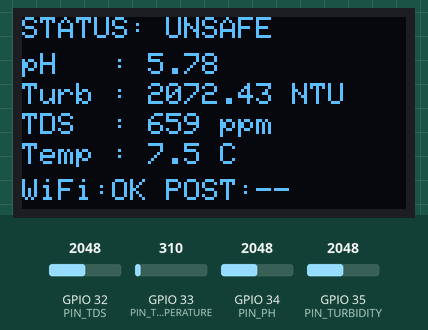
Simulated run of this program. Board: ESP32. Parts: 128×64 one-colour display. Inputs (shaded band) come from the test bench; at power-on: GPIO 33 (PIN_TEMPERATURE) = 310, GPIO 32 (PIN_TDS) = 2048, GPIO 34 (PIN_PH) = 2048, GPIO 35 (PIN_TURBIDITY) = 2048. WiFi joins after 1.5 s; servers stay silent unless stated; uploads are accepted with an empty reply; the local clock reads 2024-03-15 10:24:30 at power-on unless the program sets it; what the program prints to the serial monitor is not drawn.

Above: at 2.7 s.
2.8 s: GPIO 33 (PIN_TEMPERATURE) set to 328
At 4.2 s:
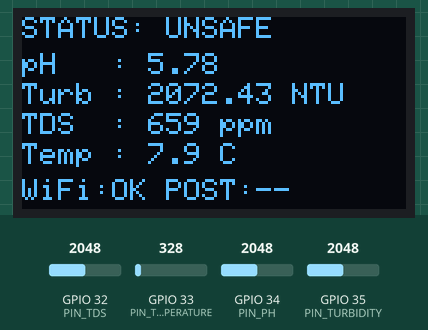
4.6 s: GPIO 32 (PIN_TDS) set to 2866
At 5.9 s:
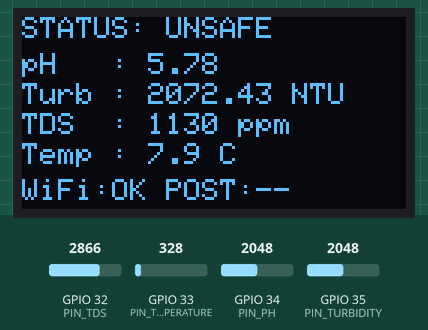
6.2 s: GPIO 34 (PIN_PH) set to 2866
At 7.5 s:
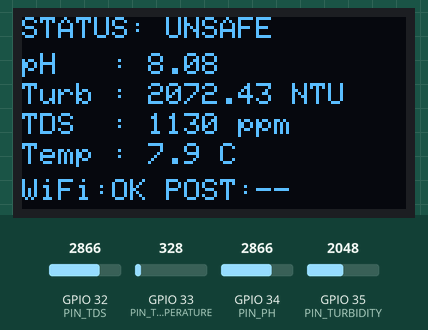
7.8 s: GPIO 35 (PIN_TURBIDITY) set to 2866
At 9.1 s:
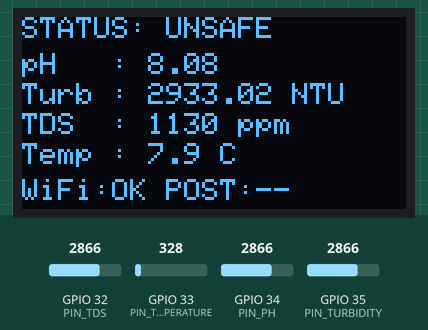
10.8 s: GPIO 33 (PIN_TEMPERATURE) set to 372
At 12.4 s:
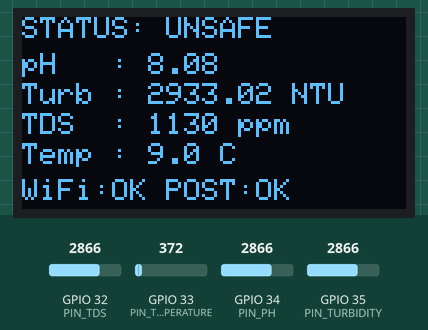
12.7 s: GPIO 32 (PIN_TDS) set to 3972
At 14.0 s:
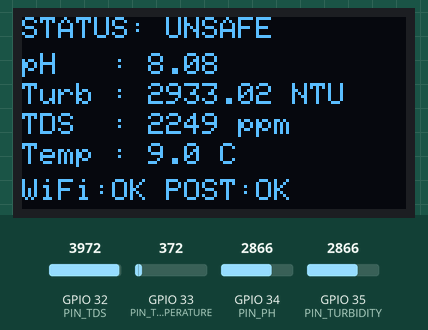
Timing chart, 0 to 15.3 s (numbered marks = the images above; inputs shaded):
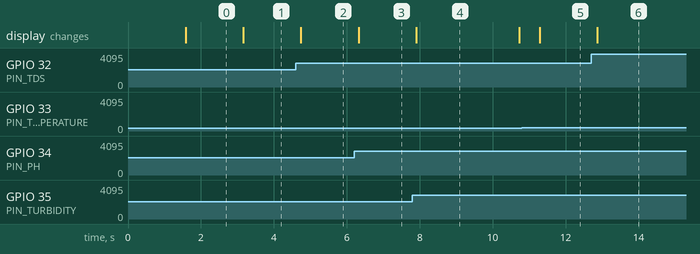

The program:

main.cpp
```cpp
#include <Arduino.h>
#include <WiFi.h>
#include <WiFiClientSecure.h>
#include <HTTPClient.h>
#include <ArduinoJson.h>
#include <time.h>

#include "device_config.h"
#include "sensors.h"
#include "display.h"
#include "buffer.h"

// ── Globals ───────────────────────────────────────────────────────────────────
static bool wifiOk  = false;
static bool postOk  = false;
static unsigned long lastPostMs = 0;

// ── Helpers ───────────────────────────────────────────────────────────────────

static void getISO8601(char* out, size_t len) {
  time_t now;
  time(&now);
  struct tm* t = gmtime(&now);
  strftime(out, len, "%Y-%m-%dT%H:%M:%SZ", t);
}

static bool postReading(const SensorReading& r, const char* ts) {
  if (!ENABLE_WIFI_INGEST) return false;
  if (WiFi.status() != WL_CONNECTED) return false;

  WiFiClientSecure client;
  client.setInsecure();
  HTTPClient http;
  char url[256];
  snprintf(url, sizeof(url), "%s", INGEST_FUNCTION_URL);
  http.begin(client, url);
  http.addHeader("Content-Type", "application/json");

  // Build JSON payload matching the backend contract exactly
  StaticJsonDocument<256> doc;
  doc["deviceId"]  = DEVICE_ID;
  doc["apiKey"]     = DEVICE_API_KEY;
  doc["stage"]     = STAGE;
  doc["timestamp"] = ts;
  JsonObject sv    = doc.createNestedObject("sensorValues");
  sv["pH"]          = serialized(String(r.pH, 2));
  sv["turbidity"]   = serialized(String(r.turbidity, 2));
  sv["TDS"]         = serialized(String(r.TDS, 1));
  sv["temperature"] = serialized(String(r.temperature, 1));

  String body;
  serializeJson(doc, body);

  int code = http.POST(body);
  http.end();
  return (code == 200 || code == 201);
}

static void connectWiFi() {
  Serial.printf("[WiFi] Connecting to %s", WIFI_SSID);
  if (!ENABLE_WIFI_INGEST) {
    Serial.println("\n[WiFi] Disabled — using USB bridge");
    return;
  }
  WiFi.begin(WIFI_SSID, WIFI_PASSWORD);
  uint8_t tries = 0;
  while (WiFi.status() != WL_CONNECTED && tries < 20) {
    delay(500); Serial.print('.'); tries++;
  }
  wifiOk = (WiFi.status() == WL_CONNECTED);
  if (wifiOk) {
    Serial.printf("\n[WiFi] Connected: %s\n", WiFi.localIP().toString().c_str());
    configTime(0, 0, "pool.ntp.org");   // sync NTP for accurate timestamps
  } else {
    Serial.println("\n[WiFi] Failed — running offline");
  }
}

// ── Setup / Loop ──────────────────────────────────────────────────────────────

void setup() {
  Serial.begin(115200);
  displayInit();
  connectWiFi();
}

void loop() {
  // Reconnect if dropped
  if (ENABLE_WIFI_INGEST && WiFi.status() != WL_CONNECTED) {
    wifiOk = false;
    connectWiFi();
  }

  unsigned long now = millis();
  if (now - lastPostMs < (unsigned long)(POST_INTERVAL_S * 1000)) {
    displayUpdate(readSensors(), wifiOk, postOk);
    delay(500);
    return;
  }
  lastPostMs = now;

  SensorReading r = readSensors();
  char ts[25];
  getISO8601(ts, sizeof(ts));

  // Print to Serial (USB bridge can pick this up)
  Serial.printf("[READ] pH=%.2f turb=%.2f TDS=%.1f temp=%.1f cond=%.1f ts=%s\n",
    r.pH, r.turbidity, r.TDS, r.temperature, ts);

  // Try to flush buffer first (oldest readings go first)
  while (!bufferEmpty() && wifiOk) {
    BufferedReading* br = bufferPeek();
    if (postReading(br->values, br->timestamp)) {
      Serial.printf("[FLUSH] Sent buffered reading ts=%s\n", br->timestamp);
      bufferPop();
    } else {
      break;  // still offline, stop trying
    }
  }

  // Post current reading
  postOk = !ENABLE_WIFI_INGEST || postReading(r, ts);
  if (ENABLE_WIFI_INGEST && !postOk) {
    Serial.printf("[BUFFER] Offline — buffering reading (buf=%d)\n", bufferSize() + 1);
    bufferPush(r, ts);
  }

  displayUpdate(r, wifiOk, postOk);
}
```

buffer.h
```cpp
#pragma once
#include <Arduino.h>
#include "sensors.h"
#include "device_config.h"

struct BufferedReading {
  SensorReading values;
  char timestamp[25];   // ISO-8601, e.g. "2024-01-15T10:30:00Z"
  bool used;
};

static BufferedReading _buf[BUFFER_CAPACITY];
static uint8_t _head = 0;
static uint8_t _count = 0;

inline void bufferPush(const SensorReading& r, const char* ts) {
  _buf[_head] = { r, {}, true };
  strncpy(_buf[_head].timestamp, ts, sizeof(_buf[_head].timestamp) - 1);
  _head = (_head + 1) % BUFFER_CAPACITY;
  if (_count < BUFFER_CAPACITY) _count++;
}

inline bool bufferEmpty() { return _count == 0; }

// Iterate buffered readings oldest-first; call flush() after each successful POST
inline BufferedReading* bufferPeek() {
  if (_count == 0) return nullptr;
  uint8_t tail = (_head - _count + BUFFER_CAPACITY) % BUFFER_CAPACITY;
  return &_buf[tail];
}

inline void bufferPop() {
  if (_count > 0) _count--;
}

inline uint8_t bufferSize() { return _count; }
```

display.h
```cpp
#pragma once
#include <Wire.h>
#include <Adafruit_GFX.h>
#include <Adafruit_SSD1306.h>
#include "sensors.h"

static const uint8_t OLED_WIDTH  = 128;
static const uint8_t OLED_HEIGHT = 64;
static const uint8_t OLED_ADDR   = 0x3C;

static Adafruit_SSD1306 _display(OLED_WIDTH, OLED_HEIGHT, &Wire, -1);
static bool _displayOk = false;

// Safe-range thresholds (local, no cloud needed)
static const float T_PH_MIN   = 6.5f, T_PH_MAX   = 8.5f;
static const float T_TURB_MAX = 4.0f;
static const float T_TDS_MAX  = 500.0f;

inline bool isSafe(const SensorReading& r) {
  return r.pH >= T_PH_MIN && r.pH <= T_PH_MAX
      && r.turbidity <= T_TURB_MAX
      && r.TDS <= T_TDS_MAX;
}

inline void displayInit() {
  _displayOk = _display.begin(SSD1306_SWITCHCAPVCC, OLED_ADDR);
  if (_displayOk) { _display.clearDisplay(); _display.display(); }
}

inline void displayUpdate(const SensorReading& r, bool wifiOk, bool postOk) {
  if (!_displayOk) return;
  _display.clearDisplay();
  _display.setTextSize(1);
  _display.setTextColor(SSD1306_WHITE);

  // Status banner
  _display.setCursor(0, 0);
  _display.print(isSafe(r) ? "STATUS: SAFE    " : "STATUS: UNSAFE  ");

  // Readings
  char buf[22];
  snprintf(buf, sizeof(buf), "pH   : %.2f", r.pH);         _display.setCursor(0, 12); _display.print(buf);
  snprintf(buf, sizeof(buf), "Turb : %.2f NTU", r.turbidity); _display.setCursor(0, 22); _display.print(buf);
  snprintf(buf, sizeof(buf), "TDS  : %.0f ppm", r.TDS);    _display.setCursor(0, 32); _display.print(buf);
  snprintf(buf, sizeof(buf), "Temp : %.1f C", r.temperature); _display.setCursor(0, 42); _display.print(buf);

  // Connectivity row
  _display.setCursor(0, 54);
  _display.print(wifiOk ? "WiFi:OK " : "WiFi:-- ");
  _display.print(postOk ? "POST:OK" : "POST:--");

  _display.display();
}
```

sensors.h
```cpp
#pragma once
#include <Arduino.h>

struct SensorReading {
  float pH;
  float turbidity;
  float TDS;
  float temperature;
};

// ── Pin assignments (adjust to your wiring) ───────────────────────────────────
static const uint8_t PIN_PH          = 34;
static const uint8_t PIN_TURBIDITY   = 35;
static const uint8_t PIN_TDS         = 32;
static const uint8_t PIN_TEMPERATURE = 33;

// ADC full-scale for ESP32 (12-bit)
static const float ADC_MAX = 4095.0f;
static const float VREF    = 3.3f;

// ── Stub conversions ──────────────────────────────────────────────────────────
// Replace each block with real sensor library calls when hardware is available.

static inline float readPH() {
  // TODO: replace with actual pH sensor library (e.g. DFRobot pH v2)
  float v = (analogRead(PIN_PH) / ADC_MAX) * VREF;
  return 3.5f * v + 0.0f;   // linear stub: 0V→0, 3.3V→11.55 → clamp to 0–14
}

static inline float readTurbidity() {
  // TODO: replace with actual turbidity sensor (e.g. SEN0189)
  float v = (analogRead(PIN_TURBIDITY) / ADC_MAX) * VREF;
  return max(0.0f, -1120.4f * v * v + 5742.3f * v - 4352.9f);
}

static inline float readTDS() {
  // TODO: replace with actual TDS sensor (e.g. DFRobot TDS)
  float v = (analogRead(PIN_TDS) / ADC_MAX) * VREF;
  return (133.42f * v * v * v - 255.86f * v * v + 857.39f * v) * 0.5f;
}

static inline float readTemperature() {
  // TODO: replace with DS18B20 or NTC thermistor library
  float v = (analogRead(PIN_TEMPERATURE) / ADC_MAX) * VREF;
  return v * 30.0f;   // stub: 0–3.3V → 0–99°C
}

inline SensorReading readSensors() {
  return {
    .pH          = readPH(),
    .turbidity   = readTurbidity(),
    .TDS         = readTDS(),
    .temperature = readTemperature(),
  };
}
```

device_config.h
```cpp
#pragma once

// ── Per-unit configuration ────────────────────────────────────────────────────
// Change these two values when flashing a new unit. Everything else is shared.

#define DEVICE_ID       "Device2"
#define DEVICE_API_KEY  "dev_secret_key"

// ── Network ───────────────────────────────────────────────────────────────────
#define WIFI_SSID       "OnePlus 12"
#define WIFI_PASSWORD   "20062006."

// ── Backend ───────────────────────────────────────────────────────────────────
#define INGEST_FUNCTION_URL "https://your-project.supabase.co/functions/v1/ingest-reading"
#define ENABLE_WIFI_INGEST  true            // Set false when forwarding through the USB bridge

// ── Behaviour ─────────────────────────────────────────────────────────────────
#define STAGE           "pre"             // "pre" or "post"
#define POST_INTERVAL_S 10               // seconds between POSTs
#define BUFFER_CAPACITY 50               // max readings buffered offline
```

Measured:
- the behaviour switches between 312 and 313 on GPIO 33 (PIN_TEMPERATURE) (found by bisection; images 0 and 1)
- after the input at 2.8 s, the display: changes after 0.36 s (image 1)
- after the input at 4.6 s, the display: changes after 0.14 s (image 2)
- after the input at 6.2 s, the display: changes after 0.12 s (image 3)
- after the input at 7.8 s, the display: changes after 0.10 s (image 4)
- after the input at 10.8 s, the display: changes after 0.48 s (image 5)
- after the input at 12.7 s, the display: changes after 0.16 s (image 6)
